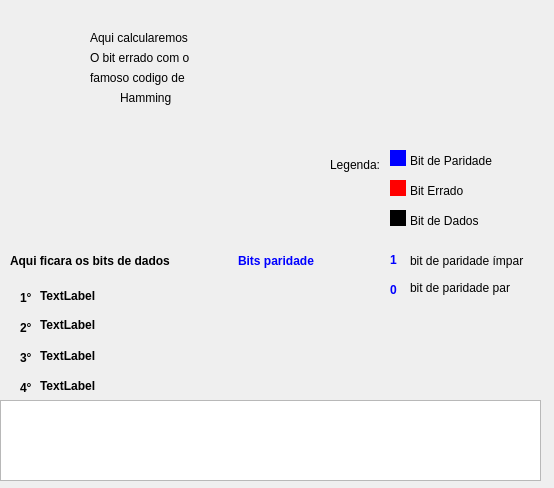
<?xml version="1.0" encoding="UTF-8"?>
<ui version="4.0">
 <class>HammingForm</class>
 <widget class="QWidget" name="HammingForm">
  <property name="geometry">
   <rect>
    <x>0</x>
    <y>0</y>
    <width>554</width>
    <height>488</height>
   </rect>
  </property>
  <property name="minimumSize">
   <size>
    <width>554</width>
    <height>488</height>
   </size>
  </property>
  <property name="windowTitle">
   <string>Form</string>
  </property>
  <property name="styleSheet">
   <string notr="true">border-color: rgb(255, 0, 0);</string>
  </property>
  <widget class="QWidget" name="horizontalLayoutWidget">
   <property name="geometry">
    <rect>
     <x>10</x>
     <y>240</y>
     <width>450</width>
     <height>41</height>
    </rect>
   </property>
   <layout class="QHBoxLayout" name="horizontalLayout">
    <item>
     <widget class="QLabel" name="lb_Bits_Dados">
      <property name="styleSheet">
       <string notr="true">font: 14pt &quot;Sans Serif&quot;;
font:bold;
</string>
      </property>
      <property name="text">
       <string>Aqui ficara os bits de dados</string>
      </property>
     </widget>
    </item>
    <item>
     <widget class="QLabel" name="label">
      <property name="styleSheet">
       <string notr="true">font: 12pt &quot;Sans Serif&quot;;
font:bold;
color: rgb(0, 0, 255);
</string>
      </property>
      <property name="text">
       <string>Bits paridade</string>
      </property>
     </widget>
    </item>
   </layout>
  </widget>
  <widget class="QLabel" name="label_4">
   <property name="geometry">
    <rect>
     <x>410</x>
     <y>160</y>
     <width>189</width>
     <height>61</height>
    </rect>
   </property>
   <property name="text">
    <string>Bit Errado</string>
   </property>
  </widget>
  <widget class="QLabel" name="label_2">
   <property name="geometry">
    <rect>
     <x>330</x>
     <y>140</y>
     <width>60</width>
     <height>49</height>
    </rect>
   </property>
   <property name="text">
    <string>Legenda:</string>
   </property>
  </widget>
  <widget class="QLabel" name="label_5">
   <property name="geometry">
    <rect>
     <x>410</x>
     <y>130</y>
     <width>189</width>
     <height>61</height>
    </rect>
   </property>
   <property name="text">
    <string>Bit de Paridade</string>
   </property>
  </widget>
  <widget class="QLabel" name="label_6">
   <property name="geometry">
    <rect>
     <x>410</x>
     <y>190</y>
     <width>189</width>
     <height>61</height>
    </rect>
   </property>
   <property name="text">
    <string>Bit de Dados</string>
   </property>
  </widget>
  <widget class="QLabel" name="label_7">
   <property name="geometry">
    <rect>
     <x>410</x>
     <y>230</y>
     <width>189</width>
     <height>61</height>
    </rect>
   </property>
   <property name="text">
    <string>bit de paridade ímpar</string>
   </property>
  </widget>
  <widget class="QLabel" name="label_3">
   <property name="geometry">
    <rect>
     <x>410</x>
     <y>280</y>
     <width>131</width>
     <height>16</height>
    </rect>
   </property>
   <property name="text">
    <string>bit de paridade par</string>
   </property>
  </widget>
  <widget class="QTextEdit" name="tf_Informacoes">
   <property name="geometry">
    <rect>
     <x>0</x>
     <y>400</y>
     <width>541</width>
     <height>81</height>
    </rect>
   </property>
   <property name="textInteractionFlags">
    <set>Qt::NoTextInteraction</set>
   </property>
  </widget>
  <widget class="QLabel" name="label_8">
   <property name="geometry">
    <rect>
     <x>20</x>
     <y>290</y>
     <width>21</width>
     <height>16</height>
    </rect>
   </property>
   <property name="styleSheet">
    <string notr="true">font:bold;
font: 12pt &quot;Sans Serif&quot;;</string>
   </property>
   <property name="text">
    <string>1°</string>
   </property>
  </widget>
  <widget class="QLabel" name="lbComX">
   <property name="geometry">
    <rect>
     <x>40</x>
     <y>280</y>
     <width>351</width>
     <height>31</height>
    </rect>
   </property>
   <property name="styleSheet">
    <string notr="true">font:bold;
font: 12pt &quot;Sans Serif&quot;;</string>
   </property>
   <property name="text">
    <string>TextLabel</string>
   </property>
  </widget>
  <widget class="QLabel" name="label_9">
   <property name="geometry">
    <rect>
     <x>20</x>
     <y>320</y>
     <width>21</width>
     <height>16</height>
    </rect>
   </property>
   <property name="styleSheet">
    <string notr="true">font:bold;
font: 12pt &quot;Sans Serif&quot;;</string>
   </property>
   <property name="text">
    <string>2°</string>
   </property>
  </widget>
  <widget class="QLabel" name="lbComBitParidade">
   <property name="geometry">
    <rect>
     <x>40</x>
     <y>310</y>
     <width>351</width>
     <height>31</height>
    </rect>
   </property>
   <property name="styleSheet">
    <string notr="true">font:bold;
font: 12pt &quot;Sans Serif&quot;;</string>
   </property>
   <property name="text">
    <string>TextLabel</string>
   </property>
   <property name="textInteractionFlags">
    <set>Qt::LinksAccessibleByMouse|Qt::TextSelectableByMouse</set>
   </property>
  </widget>
  <widget class="QLabel" name="lbStrBitErrado">
   <property name="geometry">
    <rect>
     <x>40</x>
     <y>340</y>
     <width>361</width>
     <height>31</height>
    </rect>
   </property>
   <property name="maximumSize">
    <size>
     <width>361</width>
     <height>31</height>
    </size>
   </property>
   <property name="styleSheet">
    <string notr="true">font:bold;
font: 12pt &quot;Sans Serif&quot;;</string>
   </property>
   <property name="text">
    <string>TextLabel</string>
   </property>
  </widget>
  <widget class="QLabel" name="label_10">
   <property name="geometry">
    <rect>
     <x>20</x>
     <y>350</y>
     <width>21</width>
     <height>16</height>
    </rect>
   </property>
   <property name="styleSheet">
    <string notr="true">font:bold;
font: 12pt &quot;Sans Serif&quot;;</string>
   </property>
   <property name="text">
    <string>3° </string>
   </property>
  </widget>
  <widget class="QLabel" name="label_11">
   <property name="geometry">
    <rect>
     <x>390</x>
     <y>180</y>
     <width>16</width>
     <height>16</height>
    </rect>
   </property>
   <property name="styleSheet">
    <string notr="true">background: rgb(255, 0, 0);</string>
   </property>
   <property name="text">
    <string/>
   </property>
  </widget>
  <widget class="QLabel" name="label_12">
   <property name="geometry">
    <rect>
     <x>390</x>
     <y>210</y>
     <width>16</width>
     <height>16</height>
    </rect>
   </property>
   <property name="styleSheet">
    <string notr="true">background: rgb(0, 0, 0)</string>
   </property>
   <property name="text">
    <string/>
   </property>
  </widget>
  <widget class="QLabel" name="label_13">
   <property name="geometry">
    <rect>
     <x>390</x>
     <y>150</y>
     <width>16</width>
     <height>16</height>
    </rect>
   </property>
   <property name="styleSheet">
    <string notr="true">background: rgb(0, 0, 255)</string>
   </property>
   <property name="text">
    <string/>
   </property>
  </widget>
  <widget class="QLabel" name="label_14">
   <property name="geometry">
    <rect>
     <x>390</x>
     <y>250</y>
     <width>20</width>
     <height>20</height>
    </rect>
   </property>
   <property name="styleSheet">
    <string notr="true">color: rgb(0, 0, 255);
font:bold;</string>
   </property>
   <property name="text">
    <string>1</string>
   </property>
  </widget>
  <widget class="QLabel" name="label_15">
   <property name="geometry">
    <rect>
     <x>390</x>
     <y>280</y>
     <width>20</width>
     <height>20</height>
    </rect>
   </property>
   <property name="styleSheet">
    <string notr="true">color: rgb(0, 0, 255);
font:bold;</string>
   </property>
   <property name="text">
    <string>0</string>
   </property>
  </widget>
  <widget class="QLabel" name="label_16">
   <property name="geometry">
    <rect>
     <x>-10</x>
     <y>90</y>
     <width>151</width>
     <height>151</height>
    </rect>
   </property>
   <property name="text">
    <string/>
   </property>
   <property name="pixmap">
    <pixmap>../../../../Pictures/teste/dog.png</pixmap>
   </property>
  </widget>
  <widget class="QLabel" name="label_17">
   <property name="geometry">
    <rect>
     <x>-10</x>
     <y>0</y>
     <width>271</width>
     <height>191</height>
    </rect>
   </property>
   <property name="maximumSize">
    <size>
     <width>271</width>
     <height>191</height>
    </size>
   </property>
   <property name="text">
    <string/>
   </property>
   <property name="pixmap">
    <pixmap>../../../../Pictures/teste/Brushe-balao-de-fala-pfs.png</pixmap>
   </property>
  </widget>
  <widget class="QLabel" name="label_18">
   <property name="geometry">
    <rect>
     <x>90</x>
     <y>30</y>
     <width>121</width>
     <height>16</height>
    </rect>
   </property>
   <property name="text">
    <string>Aqui calcularemos</string>
   </property>
  </widget>
  <widget class="QLabel" name="label_19">
   <property name="geometry">
    <rect>
     <x>90</x>
     <y>50</y>
     <width>141</width>
     <height>16</height>
    </rect>
   </property>
   <property name="text">
    <string>O bit errado com o </string>
   </property>
  </widget>
  <widget class="QLabel" name="label_20">
   <property name="geometry">
    <rect>
     <x>90</x>
     <y>70</y>
     <width>151</width>
     <height>16</height>
    </rect>
   </property>
   <property name="text">
    <string>famoso codigo de </string>
   </property>
  </widget>
  <widget class="QLabel" name="label_21">
   <property name="geometry">
    <rect>
     <x>120</x>
     <y>90</y>
     <width>91</width>
     <height>16</height>
    </rect>
   </property>
   <property name="text">
    <string>Hamming</string>
   </property>
  </widget>
  <widget class="QLabel" name="label_22">
   <property name="geometry">
    <rect>
     <x>20</x>
     <y>380</y>
     <width>21</width>
     <height>16</height>
    </rect>
   </property>
   <property name="styleSheet">
    <string notr="true">font:bold;
font: 12pt &quot;Sans Serif&quot;;</string>
   </property>
   <property name="text">
    <string>4° </string>
   </property>
  </widget>
  <widget class="QLabel" name="lbStrOpc4">
   <property name="geometry">
    <rect>
     <x>40</x>
     <y>370</y>
     <width>361</width>
     <height>31</height>
    </rect>
   </property>
   <property name="maximumSize">
    <size>
     <width>361</width>
     <height>31</height>
    </size>
   </property>
   <property name="styleSheet">
    <string notr="true">font:bold;
font: 12pt &quot;Sans Serif&quot;;</string>
   </property>
   <property name="text">
    <string>TextLabel</string>
   </property>
  </widget>
 </widget>
 <resources/>
 <connections/>
</ui>
